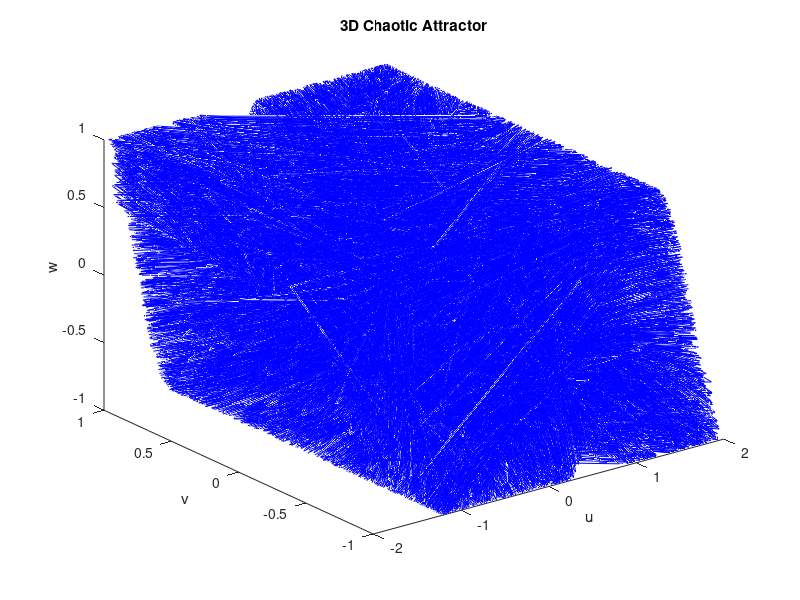

MATLAB code to generate this figure: (Note: this script raises an error after producing the figure.)
T=100000;
   phix=zeros(1,T);
   phiy=zeros(1,T);
   phiz=zeros(1,T);
   
   phix(1)=0.1;%0.3;
   phiy(1)=0.21;%0.4;
   phiz(1)=0.3;%0.5;
   a=10;
   w=3;
   % 2) 三维混沌映射
   for i=2:T
    phix(i)=phiy(i-1)-phiz(i-1);
    phiy(i)=sin(pi*phix(i-1)-a*phiy(i-1));
    phiz(i)=cos(w*acos(phiz(i-1))+phiy(i-1));
    
   end
   
start_plot = 100; % 舍弃前100个点以避免初始瞬态
figure;
plot3(phix(start_plot:T), phiy(start_plot:T), phiz(start_plot:T), ...
    'LineWidth', 0.5, 'Color', 'b');
xlabel('u');
ylabel('v');
zlabel('w');
title('3D Chaotic Attractor');



% 3D-Sine-Chebyshev bifurcation diagram
 u_{k+1} = v_k - w_k
 v_{k+1} = sin(pi*u_k - p*v_k)
 w_{k+1} = cos(q*acos(w_k) + v_k)
